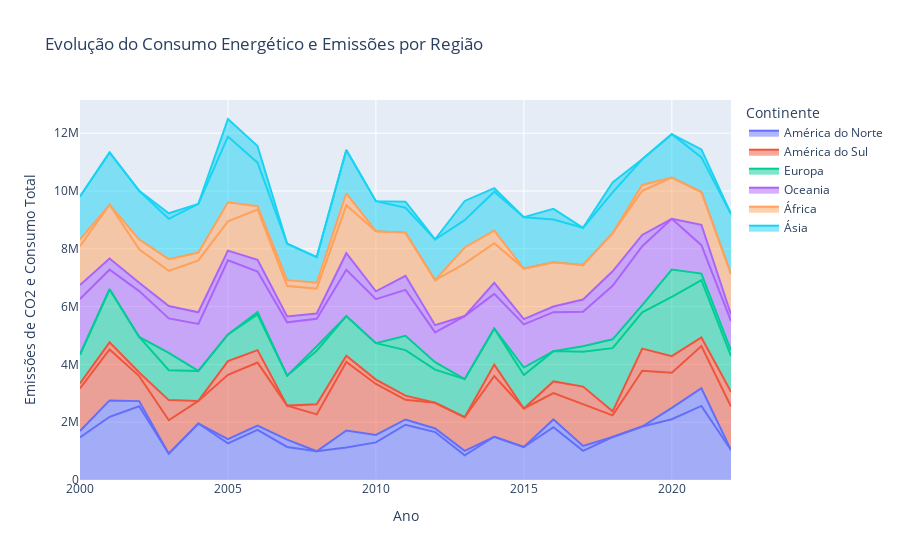

The notebook cell this image was saved under:
### Markdown cell above
### • Crie gráficos interativos que permitam visualizar como o consumo energético impacta as emissões ao longo do tempo em diferentes regiões.

### Code cell
df["Consumo_Total (MWh)"] = df_agrupado2["Consumo_Energia_Renovável (MWh)"] + df_agrupado2['Consumo_Energia_Fóssil (MWh)']
df_agrupado2 = df.groupby(["Continente", "Ano"]).sum().reset_index()
fig_3 = px.line(df_agrupado2, x="Ano", y=["Emissões_CO2 (toneladas)"], color="Continente",
              title="Evolução do Consumo Energético e Emissões por Região")

fig_3 = px.area(df_agrupado2, x="Ano",
               y=["Emissões_CO2 (toneladas)", "Consumo_Total (MWh)"],
               color="Continente",
               title="Evolução do Consumo Energético e Emissões por Região",
               labels={
               })

fig_3.update_layout(
    yaxis_title="Emissões de CO2 e Consumo Total",
)

fig_3

### Figure 1 — Plotly figure (JSON) as saved in the notebook; plotly's stock layout.template omitted (floating-point values rounded to 4 significant figures)
{"data": [{"fillpattern": {"shape": ""}, "hovertemplate": "Continente=América do Norte<br>variable=Emissões_CO2 (toneladas)<br>Ano=%{x}<br>value=%{y}<extra></extra>", "legendgroup": "América do Norte", "line": {"color": "#636efa"}, "marker": {"symbol": "circle"}, "mode": "lines", "name": "América do Norte", "orientation": "v", "showlegend": true, "stackgroup": "1", "type": "scatter", "x": [2000, 2001, 2002, 2003, 2004, 2005, 2006, 2007, 2008, 2009, 2010, 2011, 2012, 2013, 2014, 2015, 2016, 2017, 2018, 2019, 2020, 2021, 2022], "xaxis": "x", "y": [1475000.0, 2186000.0, 2554000.0, 910800.0, 1954000.0, 1269000.0, 1732000.0, 1144000.0, 993300.0, 1128000.0, 1301000.0, 1912000.0, 1658000.0, 854400.0, 1496000.0, 1142000.0, 1828000.0, 1010000.0, 1488000.0, 1850000.0, 2102000.0, 2562000.0, 1037000.0], "yaxis": "y"}, {"fillpattern": {"shape": ""}, "hovertemplate": "Continente=América do Norte<br>variable=Consumo_Total (MWh)<br>Ano=%{x}<br>value=%{y}<extra></extra>", "legendgroup": "América do Norte", "line": {"color": "#636efa"}, "marker": {"symbol": "circle"}, "mode": "lines", "name": "América do Norte", "orientation": "v", "showlegend": false, "stackgroup": "1", "type": "scatter", "x": [2000, 2001, 2002, 2003, 2004, 2005, 2006, 2007, 2008, 2009, 2010, 2011, 2012, 2013, 2014, 2015, 2016, 2017, 2018, 2019, 2020, 2021, 2022], "xaxis": "x", "y": [223100.0, 568000.0, 175300.0, 0, 0, 147700.0, 152000.0, 252900.0, 0, 583200.0, 257900.0, 182500.0, 124100.0, 155100.0, 0, 0, 266900.0, 169800.0, 0, 0, 393900.0, 611500.0, 0], "yaxis": "y"}, {"fillpattern": {"shape": ""}, "hovertemplate": "Continente=América do Sul<br>variable=Emissões_CO2 (toneladas)<br>Ano=%{x}<br>value=%{y}<extra></extra>", "legendgroup": "América do Sul", "line": {"color": "#EF553B"}, "marker": {"symbol": "circle"}, "mode": "lines", "name": "América do Sul", "orientation": "v", "showlegend": true, "stackgroup": "1", "type": "scatter", "x": [2000, 2001, 2002, 2003, 2004, 2005, 2006, 2007, 2008, 2009, 2010, 2011, 2012, 2013, 2014, 2015, 2016, 2017, 2018, 2019, 2020, 2021, 2022], "xaxis": "x", "y": [1467000.0, 1761000.0, 864800.0, 1157000.0, 782700.0, 2223000.0, 2178000.0, 1177000.0, 1275000.0, 2373000.0, 1765000.0, 680000.0, 888800.0, 1163000.0, 2101000.0, 1332000.0, 909600.0, 1440000.0, 749800.0, 1928000.0, 1219000.0, 1462000.0, 1505000.0], "yaxis": "y"}, {"fillpattern": {"shape": ""}, "hovertemplate": "Continente=América do Sul<br>variable=Consumo_Total (MWh)<br>Ano=%{x}<br>value=%{y}<extra></extra>", "legendgroup": "América do Sul", "line": {"color": "#EF553B"}, "marker": {"symbol": "circle"}, "mode": "lines", "name": "América do Sul", "orientation": "v", "showlegend": false, "stackgroup": "1", "type": "scatter", "x": [2000, 2001, 2002, 2003, 2004, 2005, 2006, 2007, 2008, 2009, 2010, 2011, 2012, 2013, 2014, 2015, 2016, 2017, 2018, 2019, 2020, 2021, 2022], "xaxis": "x", "y": [174700.0, 248000.0, 123500.0, 695700.0, 0, 471900.0, 430300.0, 0, 355100.0, 213400.0, 149700.0, 145100.0, 0, 0, 396700.0, 0, 405400.0, 612100.0, 138900.0, 767000.0, 571200.0, 298400.0, 511300.0], "yaxis": "y"}, {"fillpattern": {"shape": ""}, "hovertemplate": "Continente=Europa<br>variable=Emissões_CO2 (toneladas)<br>Ano=%{x}<br>value=%{y}<extra></extra>", "legendgroup": "Europa", "line": {"color": "#00cc96"}, "marker": {"symbol": "circle"}, "mode": "lines", "name": "Europa", "orientation": "v", "showlegend": true, "stackgroup": "1", "type": "scatter", "x": [2000, 2001, 2002, 2003, 2004, 2005, 2006, 2007, 2008, 2009, 2010, 2011, 2012, 2013, 2014, 2015, 2016, 2017, 2018, 2019, 2020, 2021, 2022], "xaxis": "x", "y": [1001000.0, 1836000.0, 1233000.0, 1037000.0, 1037000.0, 922500.0, 1234000.0, 1037000.0, 1850000.0, 1374000.0, 1261000.0, 1574000.0, 1148000.0, 1317000.0, 1247000.0, 1158000.0, 1049000.0, 1202000.0, 2186000.0, 1254000.0, 2049000.0, 1981000.0, 1232000.0], "yaxis": "y"}, {"fillpattern": {"shape": ""}, "hovertemplate": "Continente=Europa<br>variable=Consumo_Total (MWh)<br>Ano=%{x}<br>value=%{y}<extra></extra>", "legendgroup": "Europa", "line": {"color": "#00cc96"}, "marker": {"symbol": "circle"}, "mode": "lines", "name": "Europa", "orientation": "v", "showlegend": false, "stackgroup": "1", "type": "scatter", "x": [2000, 2001, 2002, 2003, 2004, 2005, 2006, 2007, 2008, 2009, 2010, 2011, 2012, 2013, 2014, 2015, 2016, 2017, 2018, 2019, 2020, 2021, 2022], "xaxis": "x", "y": [0, 0, 0, 595000.0, 0, 0, 83690.0, 0, 151400.0, 0, 0, 492600.0, 256100.0, 0, 0, 259100.0, 0, 194800.0, 304500.0, 249100.0, 946000.0, 226600.0, 197400.0], "yaxis": "y"}, {"fillpattern": {"shape": ""}, "hovertemplate": "Continente=Oceania<br>variable=Emissões_CO2 (toneladas)<br>Ano=%{x}<br>value=%{y}<extra></extra>", "legendgroup": "Oceania", "line": {"color": "#ab63fa"}, "marker": {"symbol": "circle"}, "mode": "lines", "name": "Oceania", "orientation": "v", "showlegend": true, "stackgroup": "1", "type": "scatter", "x": [2000, 2001, 2002, 2003, 2004, 2005, 2006, 2007, 2008, 2009, 2010, 2011, 2012, 2013, 2014, 2015, 2016, 2017, 2018, 2019, 2020, 2021, 2022], "xaxis": "x", "y": [1924000.0, 677100.0, 1585000.0, 1195000.0, 1627000.0, 2567000.0, 1400000.0, 1845000.0, 952600.0, 1600000.0, 1522000.0, 1592000.0, 1030000.0, 2183000.0, 1198000.0, 1494000.0, 1348000.0, 1189000.0, 1853000.0, 2041000.0, 1755000.0, 984600.0, 1016000.0], "yaxis": "y"}, {"fillpattern": {"shape": ""}, "hovertemplate": "Continente=Oceania<br>variable=Consumo_Total (MWh)<br>Ano=%{x}<br>value=%{y}<extra></extra>", "legendgroup": "Oceania", "line": {"color": "#ab63fa"}, "marker": {"symbol": "circle"}, "mode": "lines", "name": "Oceania", "orientation": "v", "showlegend": false, "stackgroup": "1", "type": "scatter", "x": [2000, 2001, 2002, 2003, 2004, 2005, 2006, 2007, 2008, 2009, 2010, 2011, 2012, 2013, 2014, 2015, 2016, 2017, 2018, 2019, 2020, 2021, 2022], "xaxis": "x", "y": [479700.0, 385400.0, 292000.0, 427100.0, 404000.0, 333000.0, 411500.0, 199200.0, 183700.0, 574900.0, 272300.0, 487700.0, 252600.0, 0, 382800.0, 183500.0, 194800.0, 428100.0, 501400.0, 389900.0, 0, 704800.0, 229100.0], "yaxis": "y"}, {"fillpattern": {"shape": ""}, "hovertemplate": "Continente=África<br>variable=Emissões_CO2 (toneladas)<br>Ano=%{x}<br>value=%{y}<extra></extra>", "legendgroup": "África", "line": {"color": "#FFA15A"}, "marker": {"symbol": "circle"}, "mode": "lines", "name": "África", "orientation": "v", "showlegend": true, "stackgroup": "1", "type": "scatter", "x": [2000, 2001, 2002, 2003, 2004, 2005, 2006, 2007, 2008, 2009, 2010, 2011, 2012, 2013, 2014, 2015, 2016, 2017, 2018, 2019, 2020, 2021, 2022], "xaxis": "x", "y": [1342000.0, 1863000.0, 1157000.0, 1219000.0, 1792000.0, 1014000.0, 1739000.0, 1056000.0, 859600.0, 1658000.0, 2078000.0, 1493000.0, 1558000.0, 1813000.0, 1370000.0, 1748000.0, 1534000.0, 1195000.0, 1322000.0, 1529000.0, 1429000.0, 1133000.0, 1402000.0], "yaxis": "y"}, {"fillpattern": {"shape": ""}, "hovertemplate": "Continente=África<br>variable=Consumo_Total (MWh)<br>Ano=%{x}<br>value=%{y}<extra></extra>", "legendgroup": "África", "line": {"color": "#FFA15A"}, "marker": {"symbol": "circle"}, "mode": "lines", "name": "África", "orientation": "v", "showlegend": false, "stackgroup": "1", "type": "scatter", "x": [2000, 2001, 2002, 2003, 2004, 2005, 2006, 2007, 2008, 2009, 2010, 2011, 2012, 2013, 2014, 2015, 2016, 2017, 2018, 2019, 2020, 2021, 2022], "xaxis": "x", "y": [233900.0, 0, 338500.0, 405900.0, 274600.0, 660400.0, 111000.0, 204300.0, 204400.0, 415100.0, 0, 0, 0, 559600.0, 438500.0, 0, 0, 0, 0, 199600.0, 0, 0, 0], "yaxis": "y"}, {"fillpattern": {"shape": ""}, "hovertemplate": "Continente=Ásia<br>variable=Emissões_CO2 (toneladas)<br>Ano=%{x}<br>value=%{y}<extra></extra>", "legendgroup": "Ásia", "line": {"color": "#19d3f3"}, "marker": {"symbol": "circle"}, "mode": "lines", "name": "Ásia", "orientation": "v", "showlegend": true, "stackgroup": "1", "type": "scatter", "x": [2000, 2001, 2002, 2003, 2004, 2005, 2006, 2007, 2008, 2009, 2010, 2011, 2012, 2013, 2014, 2015, 2016, 2017, 2018, 2019, 2020, 2021, 2022], "xaxis": "x", "y": [1487000.0, 1808000.0, 1681000.0, 1395000.0, 1685000.0, 2272000.0, 1509000.0, 1261000.0, 887500.0, 1499000.0, 1041000.0, 860600.0, 1406000.0, 945000.0, 1346000.0, 1775000.0, 1479000.0, 1285000.0, 1411000.0, 887100.0, 1502000.0, 1198000.0, 2076000.0], "yaxis": "y"}, {"fillpattern": {"shape": ""}, "hovertemplate": "Continente=Ásia<br>variable=Consumo_Total (MWh)<br>Ano=%{x}<br>value=%{y}<extra></extra>", "legendgroup": "Ásia", "line": {"color": "#19d3f3"}, "marker": {"symbol": "circle"}, "mode": "lines", "name": "Ásia", "orientation": "v", "showlegend": false, "stackgroup": "1", "type": "scatter", "x": [2000, 2001, 2002, 2003, 2004, 2005, 2006, 2007, 2008, 2009, 2010, 2011, 2012, 2013, 2014, 2015, 2016, 2017, 2018, 2019, 2020, 2021, 2022], "xaxis": "x", "y": [0, 0, 0, 190100.0, 0, 608900.0, 572800.0, 0, 0, 0, 0, 208200.0, 0, 664700.0, 121900.0, 0, 364600.0, 0, 341500.0, 0, 0, 275200.0, 0], "yaxis": "y"}], "layout": {"autosize": true, "legend": {"title": {"text": "Continente"}, "tracegroupgap": 0}, "title": {"text": "Evolução do Consumo Energético e Emissões por Região"}, "xaxis": {"anchor": "y", "autorange": true, "domain": [0, 1], "range": [2000, 2022], "title": {"text": "Ano"}, "type": "linear"}, "yaxis": {"anchor": "x", "autorange": true, "domain": [0, 1], "range": [0, 13150000.0], "title": {"text": "Emissões de CO2 e Consumo Total"}, "type": "linear"}}}
